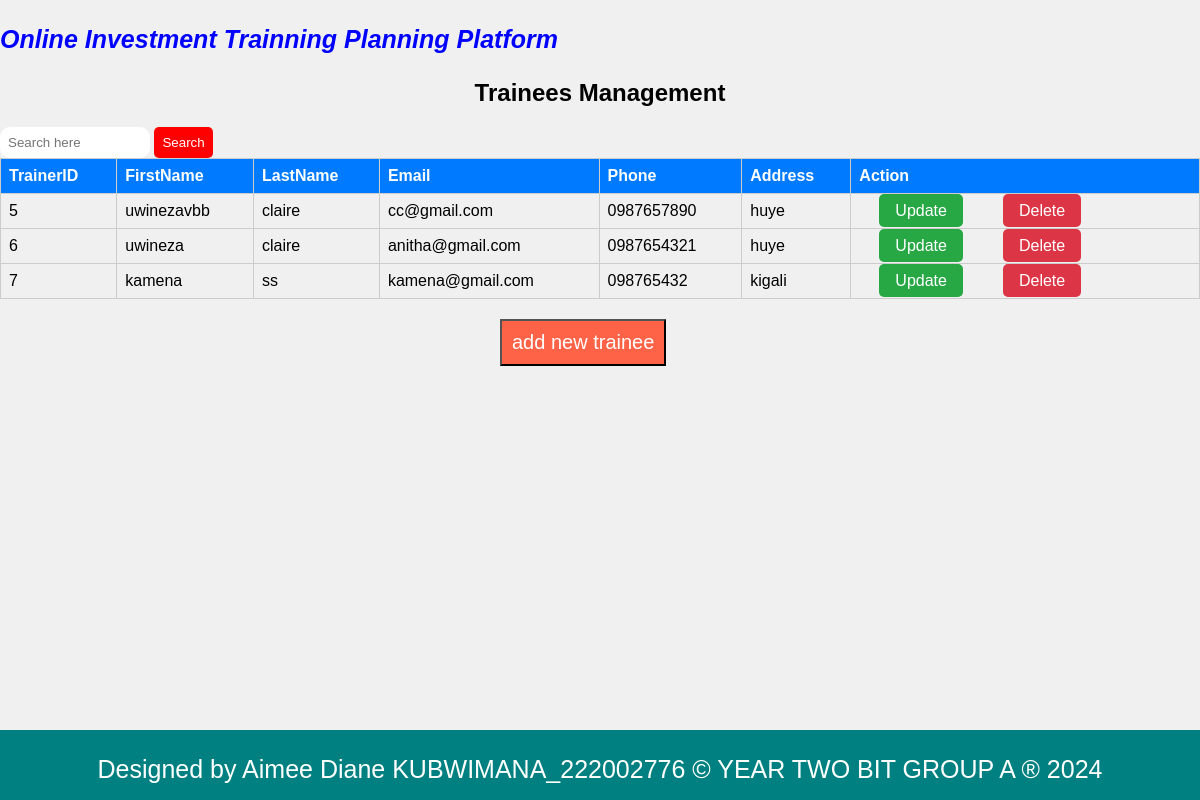
Page /trainees_table.php on the committed database.
### tables this page shows
CREATE TABLE `trainees` (
  `TraineeID` int(11) NOT NULL,
  `FirstName` varchar(255) DEFAULT NULL,
  `LastName` varchar(255) DEFAULT NULL,
  `Email` varchar(255) DEFAULT NULL,
  `Phone` varchar(15) DEFAULT NULL,
  `Address` varchar(15) DEFAULT NULL
);

### trainees_table.php (the view, shortened to what this page needs)
<!DOCTYPE html>
<html lang="en">
<head>
</head>
<body>
<p style="font-weight: bold;font-size: 25px;align-items: center;color: blue;"><i>Online Investment Trainning Planning Platform</i></p>
<h2 style="text-align: center;">Trainees Management</h2>
<div class="search-bar">
            <form action="search.php" method="GET">
                <input type="search" name="query" placeholder="Search here" />
                <button type="submit">Search</button>
            </form></div>
<table>
    <thead>
        <tr><th>TrainerID  </th>
            <th> FirstName</th>
            <th>LastName</th>
            <th> Email</th>
            <th>Phone</th>
            <th> Address </th>
            <th colspan="2">Action</th>
        </tr>
    </thead>
    <tbody>
        <?php
        include('db_connection.php');
        $sql = "SELECT * FROM trainees";
        $result = $conn->query($sql);
        if ($result->num_rows > 0) {
            while($row = $result->fetch_assoc()) {
                echo "<tr>";
                echo "<td>".$row["TraineeID"]."</td>";
                echo "<td>".$row["FirstName"]."</td>";
                echo "<td>".$row["LastName"]."</td>";
                echo "<td>".$row["Email"]."</td>";
                echo "<td>".$row["Phone"]."</td>";
                echo "<td>".$row["Address"]."</td>";
                echo "<td>";
                echo "<a href='update_trainee.php?TraineeID=".$row["TraineeID"]."' class='btn btn-update'>Update</a>";
                echo "<a href='delete_trainee.php?TraineeID=".$row["TraineeID"]."' class='btn btn-delete'>Delete</a>";
                echo "</td>";
                echo "</tr>";
            }
        } else {
            echo "<tr><td colspan='7'>No records found</td></tr>";
        }
        ?>
    </tbody>
</table>
<button style="background-color: tomato;padding: 10px;margin-left: 500px;" ><a href="trainee.php" style="text-decoration: none;color: white; font-size: 20px;">add new trainee</a></button>
<footer>
    <p style="text-align: center;">Designed by Aimee Diane KUBWIMANA_222002776 &copy; YEAR TWO BIT GROUP A &reg; 2024</p>
</footer>
</body>
</html>

### trainees_table.php (style rules this page uses)
body { font-family: Arial, sans-serif; background-color: #f0f0f0; margin: 0; padding: 0; }
table { width: 100%; border-collapse: collapse; margin-bottom: 20px; }
th, td { border: 1px solid #ccc; padding: 8px; text-align: left; }
th { background-color: #007bff; color: white; }
.btn { padding: 8px 16px; background-color: #007bff; color: white; border: none; border-radius: 5px; cursor: pointer; text-decoration: none; margin: 20px; }
.btn-delete { background-color: #dc3545; }
.btn-update { background-color: #28a745; }
footer { background-color:teal; text-align: center; width: 100%; height: 70px; color: white; font-size: 25px; position: fixed; bottom: 0; left: 0; }
.search-bar input[type="search"] { width: 150px; padding: 8px; border-radius: 10px; border: none; }
.search-bar button[type="submit"] { background-color: red; color: white; padding: 8px; border: none; border-radius: 5px; cursor: pointer; }

### rows in the picture
trainees: TraineeID "5", FirstName "uwinezavbb", LastName "claire", Email "cc@gmail.com", Phone "0987657890", Address "huye"
trainees: TraineeID "6", FirstName "uwineza", LastName "claire", Email "anitha@gmail.com", Phone "0987654321", Address "huye"
trainees: TraineeID "7", FirstName "kamena", LastName "ss", Email "kamena@gmail.com", Phone "098765432", Address "kigali"
